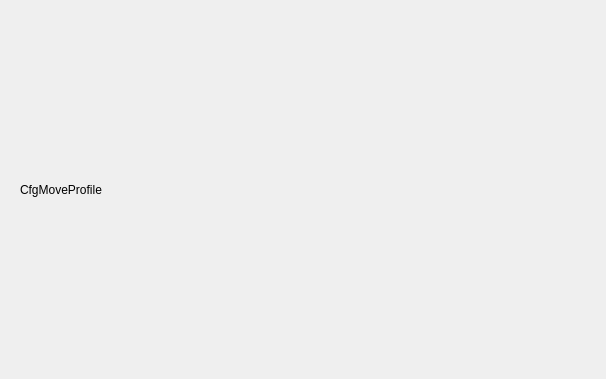
<?xml version="1.0" encoding="UTF-8"?>
<ui version="4.0">
 <class>CfgMoveProfile</class>
 <widget class="QWidget" name="CfgMoveProfile">
  <property name="geometry">
   <rect>
    <x>0</x>
    <y>0</y>
    <width>606</width>
    <height>379</height>
   </rect>
  </property>
  <property name="windowTitle">
   <string>Form</string>
  </property>
  <layout class="QGridLayout" name="gridLayout">
   <item row="0" column="0">
    <widget class="QStackedWidget" name="stackedWidget">
     <property name="contextMenuPolicy">
      <enum>Qt::ActionsContextMenu</enum>
     </property>
     <property name="currentIndex">
      <number>0</number>
     </property>
     <widget class="QWidget" name="mainPage">
      <layout class="QHBoxLayout" name="horizontalLayout">
       <item>
        <widget class="QLabel" name="label">
         <property name="text">
          <string>CfgMoveProfile</string>
         </property>
        </widget>
       </item>
      </layout>
     </widget>
     <widget class="QWidget" name="treePage">
      <layout class="QVBoxLayout" name="verticalLayout">
       <item>
        <widget class="QTreeWidget" name="treeWidget">
         <column>
          <property name="text">
           <string notr="true">1</string>
          </property>
         </column>
        </widget>
       </item>
      </layout>
     </widget>
    </widget>
   </item>
  </layout>
 </widget>
 <resources/>
 <connections/>
</ui>
